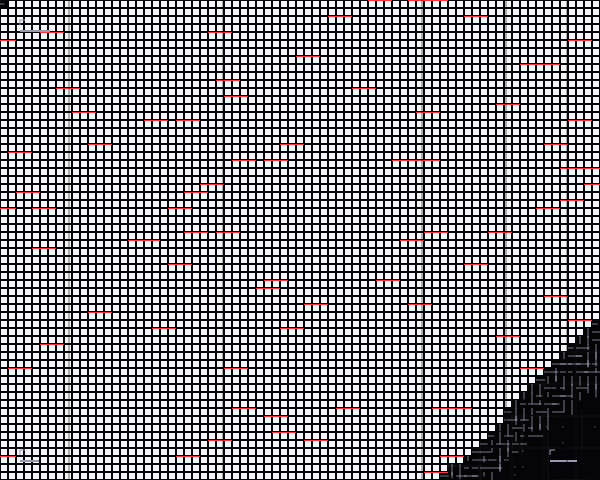

Reproduce this figure in Python.
import cairo
import math
import random

# Setup
width, height = 600, 480
surface = cairo.ImageSurface(cairo.FORMAT_ARGB32, width, height)
ctx = cairo.Context(surface)

# Background
ctx.set_source_rgb(0.02, 0.02, 0.03)  # Deep technical charcoal
ctx.paint()

# Configuration
GRID_SIZE = 8
COLS = width // GRID_SIZE
ROWS = height // GRID_SIZE
ACCENT_COLOR = (1.0, 0.2, 0.2)  # Functional red highlight

def get_field_value(x, y):
    """
    Simulates a reaction-diffusion 'Turing' state using layered interference patterns.
    This creates the labyrinthine structures of RD simulations mathematically.
    """
    nx, ny = x * 0.05, y * 0.05
    # Layering frequencies to create organic-yet-systematic interference
    val = math.sin(nx) + math.sin(ny)
    val += math.sin(nx * 0.5 + ny * 0.8) * 1.2
    val += math.cos(nx * 0.2 - ny * 0.3) * 0.8
    # Add high-frequency jitter for 'staccato' feel
    val += math.sin(nx * 5.0) * 0.1
    return val

# 1. DRAW TECHNICAL UNDERLAY (THE "CARTOGRAPHY" GRID)
ctx.set_line_width(0.5)
ctx.set_source_rgba(0.2, 0.2, 0.25, 0.4)
for i in range(0, width, GRID_SIZE * 4):
    ctx.move_to(i, 0)
    ctx.line_to(i, height)
    ctx.stroke()
for j in range(0, height, GRID_SIZE * 4):
    ctx.move_to(0, j)
    ctx.line_to(width, j)
    ctx.stroke()

# 2. GENERATE KINETIC REACTION FIELD
# We iterate through the grid and interpret field values as "axis-aligned primitives"
for r in range(ROWS):
    for c in range(COLS):
        x = c * GRID_SIZE
        y = r * GRID_SIZE
        
        # Calculate localized intensity
        val = get_field_value(c, r)
        
        # Thresholding for "stark black and white" logic
        # High intensity = dense blocks, Mid = thin shards, Low = void
        if val > 0.8:
            # Dense solid blocks (The "Hotspots")
            ctx.set_source_rgb(0.95, 0.95, 0.98)
            size_mod = math.sin(val) * 0.5 + 0.5
            ctx.rectangle(x + 1, y + 1, GRID_SIZE - 2, GRID_SIZE - 2)
            ctx.fill()
            
            # Occasional technical highlight
            if random.random() > 0.98:
                ctx.set_source_rgb(*ACCENT_COLOR)
                ctx.rectangle(x - GRID_SIZE, y, GRID_SIZE * 3, 1)
                ctx.fill()

        elif 0.2 < val <= 0.8:
            # Fragmented shards (Quantized motion)
            ctx.set_source_rgba(0.8, 0.8, 0.9, 0.7)
            ctx.set_line_width(0.8)
            if random.random() > 0.5:
                # Vertical shard
                ctx.move_to(x + GRID_SIZE/2, y)
                ctx.line_to(x + GRID_SIZE/2, y + GRID_SIZE * random.uniform(0.5, 2.0))
            else:
                # Horizontal shard
                ctx.move_to(x, y + GRID_SIZE/2)
                ctx.line_to(x + GRID_SIZE * random.uniform(0.5, 2.0), y + GRID_SIZE/2)
            ctx.stroke()

        elif -0.2 < val <= 0.2:
            # "Ghost" lines / Metadata dots
            if random.random() > 0.9:
                ctx.set_source_rgba(0.4, 0.4, 0.5, 0.5)
                ctx.rectangle(x + 2, y + 2, 1.5, 1.5)
                ctx.fill()

# 3. OVERLAY VECTOR DISPLACEMENT STRANDS
# Long, thin horizontal/vertical trajectories that follow the 'flow'
ctx.set_line_width(0.3)
for _ in range(40):
    curr_x = random.randint(0, width)
    curr_y = random.randint(0, height)
    ctx.set_source_rgba(1, 1, 1, 0.15)
    
    ctx.move_to(curr_x, curr_y)
    for _ in range(15):
        # Step in axis-aligned directions based on field value
        v = get_field_value(curr_x / GRID_SIZE, curr_y / GRID_SIZE)
        if abs(v) > 0.5:
            curr_x += GRID_SIZE if v > 0 else -GRID_SIZE
        else:
            curr_y += GRID_SIZE if v > 0 else -GRID_SIZE
        
        ctx.line_to(curr_x, curr_y)
    ctx.stroke()

# 4. MARGINALIA (Swiss Design Typography-like elements)
def draw_marker(x, y, label):
    ctx.set_source_rgb(0.6, 0.6, 0.7)
    ctx.set_line_width(1)
    # Draw a tiny corner bracket
    ctx.move_to(x, y + 5)
    ctx.line_to(x, y)
    ctx.line_to(x + 5, y)
    ctx.stroke()
    # Draw a small data-bar
    ctx.rectangle(x, y + 10, random.randint(10, 30), 2)
    ctx.fill()

draw_marker(20, 20, "SYS_01")
draw_marker(width - 50, height - 30, "REF_DATA")
draw_marker(20, height - 30, "RD_SIM_V4")

# Final contrast pass: random vertical slices to break symmetry
ctx.set_source_rgba(0.02, 0.02, 0.03, 0.3)
for _ in range(5):
    slice_x = random.randint(0, width)
    ctx.rectangle(slice_x, 0, 2, height)
    ctx.fill()
